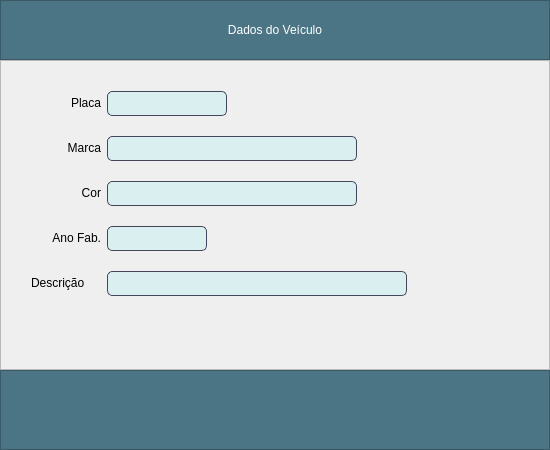
<?xml version="1.0" encoding="UTF-8"?>
<ui version="4.0">
 <class>Janela_Veiculo_Visualizacao</class>
 <widget class="QMainWindow" name="Janela_Veiculo_Visualizacao">
  <property name="windowModality">
   <enum>Qt::ApplicationModal</enum>
  </property>
  <property name="geometry">
   <rect>
    <x>0</x>
    <y>0</y>
    <width>550</width>
    <height>450</height>
   </rect>
  </property>
  <property name="minimumSize">
   <size>
    <width>550</width>
    <height>450</height>
   </size>
  </property>
  <property name="maximumSize">
   <size>
    <width>550</width>
    <height>450</height>
   </size>
  </property>
  <property name="windowTitle">
   <string>MainWindow</string>
  </property>
  <widget class="QWidget" name="centralwidget">
   <layout class="QVBoxLayout" name="verticalLayout">
    <property name="spacing">
     <number>0</number>
    </property>
    <property name="leftMargin">
     <number>0</number>
    </property>
    <property name="topMargin">
     <number>0</number>
    </property>
    <property name="rightMargin">
     <number>0</number>
    </property>
    <property name="bottomMargin">
     <number>0</number>
    </property>
    <item>
     <widget class="QFrame" name="frame">
      <property name="minimumSize">
       <size>
        <width>0</width>
        <height>60</height>
       </size>
      </property>
      <property name="maximumSize">
       <size>
        <width>16777215</width>
        <height>60</height>
       </size>
      </property>
      <property name="styleSheet">
       <string notr="true">background-color: rgb(75, 117, 132);</string>
      </property>
      <property name="frameShape">
       <enum>QFrame::StyledPanel</enum>
      </property>
      <property name="frameShadow">
       <enum>QFrame::Raised</enum>
      </property>
      <layout class="QHBoxLayout" name="horizontalLayout_2">
       <item>
        <widget class="QLabel" name="label_titulo">
         <property name="styleSheet">
          <string notr="true">font: 87 12pt &quot;Arial Black&quot;;
color: rgb(255, 255, 255);</string>
         </property>
         <property name="text">
          <string>Dados do Veículo</string>
         </property>
         <property name="alignment">
          <set>Qt::AlignCenter</set>
         </property>
        </widget>
       </item>
      </layout>
     </widget>
    </item>
    <item>
     <widget class="QFrame" name="frame_2">
      <property name="minimumSize">
       <size>
        <width>70</width>
        <height>0</height>
       </size>
      </property>
      <property name="styleSheet">
       <string notr="true">QLineEdit, QTextEdit{
	border-radius: 5px;
	border: 0.5px solid #44475a;
	font:11pt &quot;MS Shell Dlg 2&quot;;
	padding: 1px;
	background-color: #DAEFF0;
}
QLabel{
	font: 75 11pt &quot;Arial&quot;;
}
QComboBox{
	font: 9pt &quot;MS Shell Dlg 2&quot;;
}
QDateEdit{
	font: 9pt &quot;MS Shell Dlg 2&quot;;
}
QLineEdit:focus{
	border: 1.5px solid #44475a;
}</string>
      </property>
      <property name="frameShape">
       <enum>QFrame::StyledPanel</enum>
      </property>
      <property name="frameShadow">
       <enum>QFrame::Raised</enum>
      </property>
      <layout class="QFormLayout" name="formLayout">
       <property name="verticalSpacing">
        <number>20</number>
       </property>
       <property name="leftMargin">
        <number>30</number>
       </property>
       <property name="topMargin">
        <number>30</number>
       </property>
       <item row="0" column="0">
        <widget class="QLabel" name="label_4">
         <property name="minimumSize">
          <size>
           <width>70</width>
           <height>0</height>
          </size>
         </property>
         <property name="text">
          <string>Placa</string>
         </property>
         <property name="alignment">
          <set>Qt::AlignRight|Qt::AlignTrailing|Qt::AlignVCenter</set>
         </property>
        </widget>
       </item>
       <item row="0" column="1">
        <widget class="QLineEdit" name="placa">
         <property name="enabled">
          <bool>false</bool>
         </property>
         <property name="minimumSize">
          <size>
           <width>120</width>
           <height>25</height>
          </size>
         </property>
         <property name="maximumSize">
          <size>
           <width>120</width>
           <height>25</height>
          </size>
         </property>
         <property name="clearButtonEnabled">
          <bool>true</bool>
         </property>
        </widget>
       </item>
       <item row="1" column="0">
        <widget class="QLabel" name="label_2">
         <property name="minimumSize">
          <size>
           <width>70</width>
           <height>0</height>
          </size>
         </property>
         <property name="text">
          <string>Marca</string>
         </property>
         <property name="alignment">
          <set>Qt::AlignRight|Qt::AlignTrailing|Qt::AlignVCenter</set>
         </property>
        </widget>
       </item>
       <item row="1" column="1">
        <widget class="QLineEdit" name="marca">
         <property name="enabled">
          <bool>false</bool>
         </property>
         <property name="minimumSize">
          <size>
           <width>250</width>
           <height>25</height>
          </size>
         </property>
         <property name="maximumSize">
          <size>
           <width>250</width>
           <height>25</height>
          </size>
         </property>
         <property name="clearButtonEnabled">
          <bool>true</bool>
         </property>
        </widget>
       </item>
       <item row="2" column="0">
        <widget class="QLabel" name="label_3">
         <property name="minimumSize">
          <size>
           <width>70</width>
           <height>0</height>
          </size>
         </property>
         <property name="text">
          <string>Cor</string>
         </property>
         <property name="alignment">
          <set>Qt::AlignRight|Qt::AlignTrailing|Qt::AlignVCenter</set>
         </property>
        </widget>
       </item>
       <item row="2" column="1">
        <widget class="QLineEdit" name="cor">
         <property name="enabled">
          <bool>false</bool>
         </property>
         <property name="minimumSize">
          <size>
           <width>250</width>
           <height>25</height>
          </size>
         </property>
         <property name="maximumSize">
          <size>
           <width>250</width>
           <height>25</height>
          </size>
         </property>
         <property name="clearButtonEnabled">
          <bool>true</bool>
         </property>
        </widget>
       </item>
       <item row="3" column="0">
        <widget class="QLabel" name="label_5">
         <property name="minimumSize">
          <size>
           <width>70</width>
           <height>0</height>
          </size>
         </property>
         <property name="text">
          <string>Ano Fab.</string>
         </property>
         <property name="alignment">
          <set>Qt::AlignRight|Qt::AlignTrailing|Qt::AlignVCenter</set>
         </property>
        </widget>
       </item>
       <item row="3" column="1">
        <widget class="QLineEdit" name="ano_fab">
         <property name="enabled">
          <bool>false</bool>
         </property>
         <property name="minimumSize">
          <size>
           <width>100</width>
           <height>25</height>
          </size>
         </property>
         <property name="maximumSize">
          <size>
           <width>100</width>
           <height>25</height>
          </size>
         </property>
         <property name="clearButtonEnabled">
          <bool>true</bool>
         </property>
        </widget>
       </item>
       <item row="4" column="0">
        <widget class="QLabel" name="label_6">
         <property name="text">
          <string>Descrição</string>
         </property>
        </widget>
       </item>
       <item row="4" column="1">
        <widget class="QLineEdit" name="desc">
         <property name="enabled">
          <bool>false</bool>
         </property>
         <property name="minimumSize">
          <size>
           <width>300</width>
           <height>25</height>
          </size>
         </property>
         <property name="maximumSize">
          <size>
           <width>300</width>
           <height>25</height>
          </size>
         </property>
         <property name="clearButtonEnabled">
          <bool>true</bool>
         </property>
        </widget>
       </item>
      </layout>
     </widget>
    </item>
    <item>
     <widget class="QFrame" name="frame_3">
      <property name="minimumSize">
       <size>
        <width>0</width>
        <height>80</height>
       </size>
      </property>
      <property name="maximumSize">
       <size>
        <width>16777215</width>
        <height>80</height>
       </size>
      </property>
      <property name="styleSheet">
       <string notr="true">background-color: rgb(75, 117, 132);</string>
      </property>
      <property name="frameShape">
       <enum>QFrame::StyledPanel</enum>
      </property>
      <property name="frameShadow">
       <enum>QFrame::Raised</enum>
      </property>
      <layout class="QHBoxLayout" name="horizontalLayout">
       <property name="spacing">
        <number>15</number>
       </property>
       <property name="leftMargin">
        <number>15</number>
       </property>
       <property name="rightMargin">
        <number>15</number>
       </property>
      </layout>
     </widget>
    </item>
   </layout>
  </widget>
 </widget>
 <resources/>
 <connections/>
</ui>
